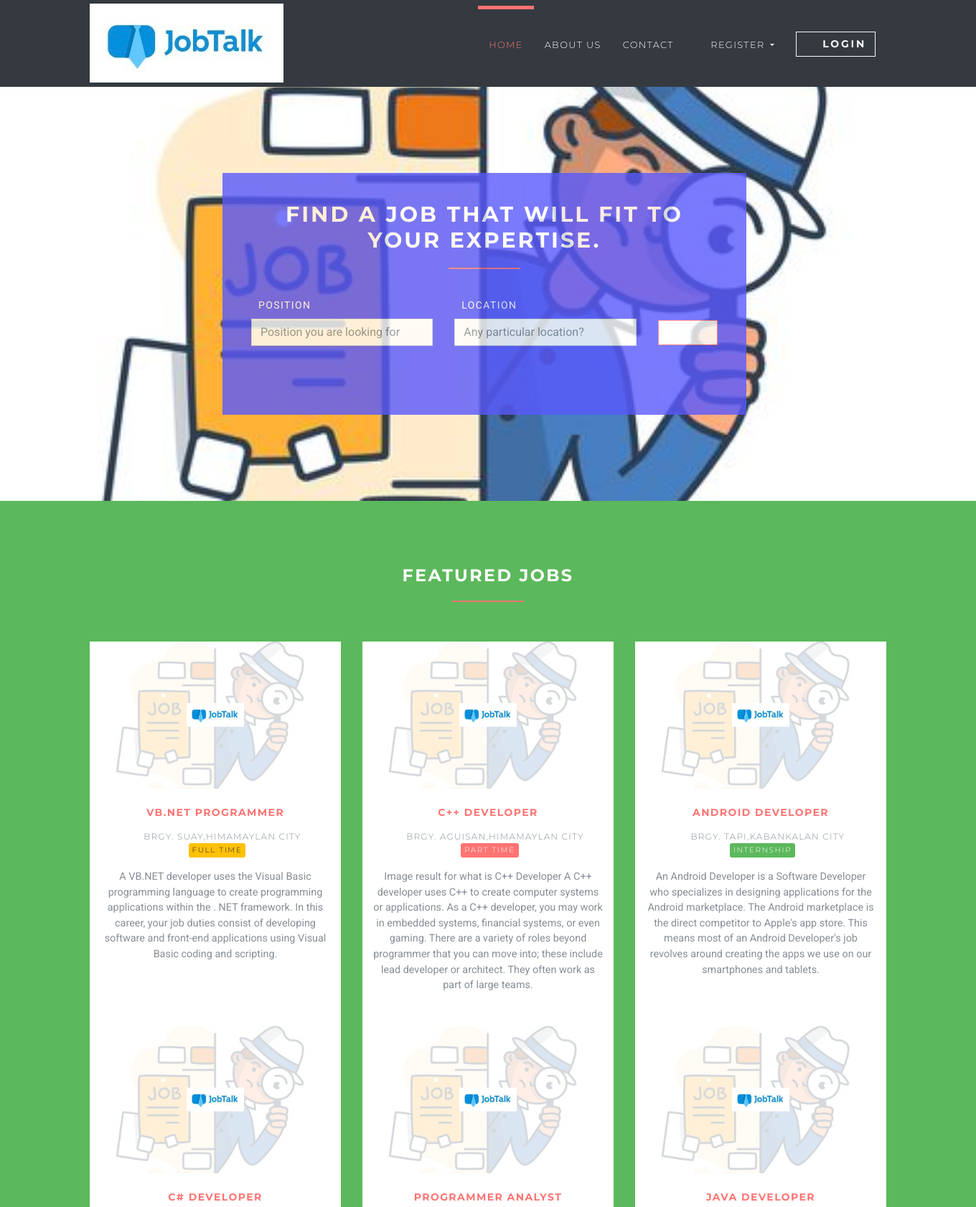
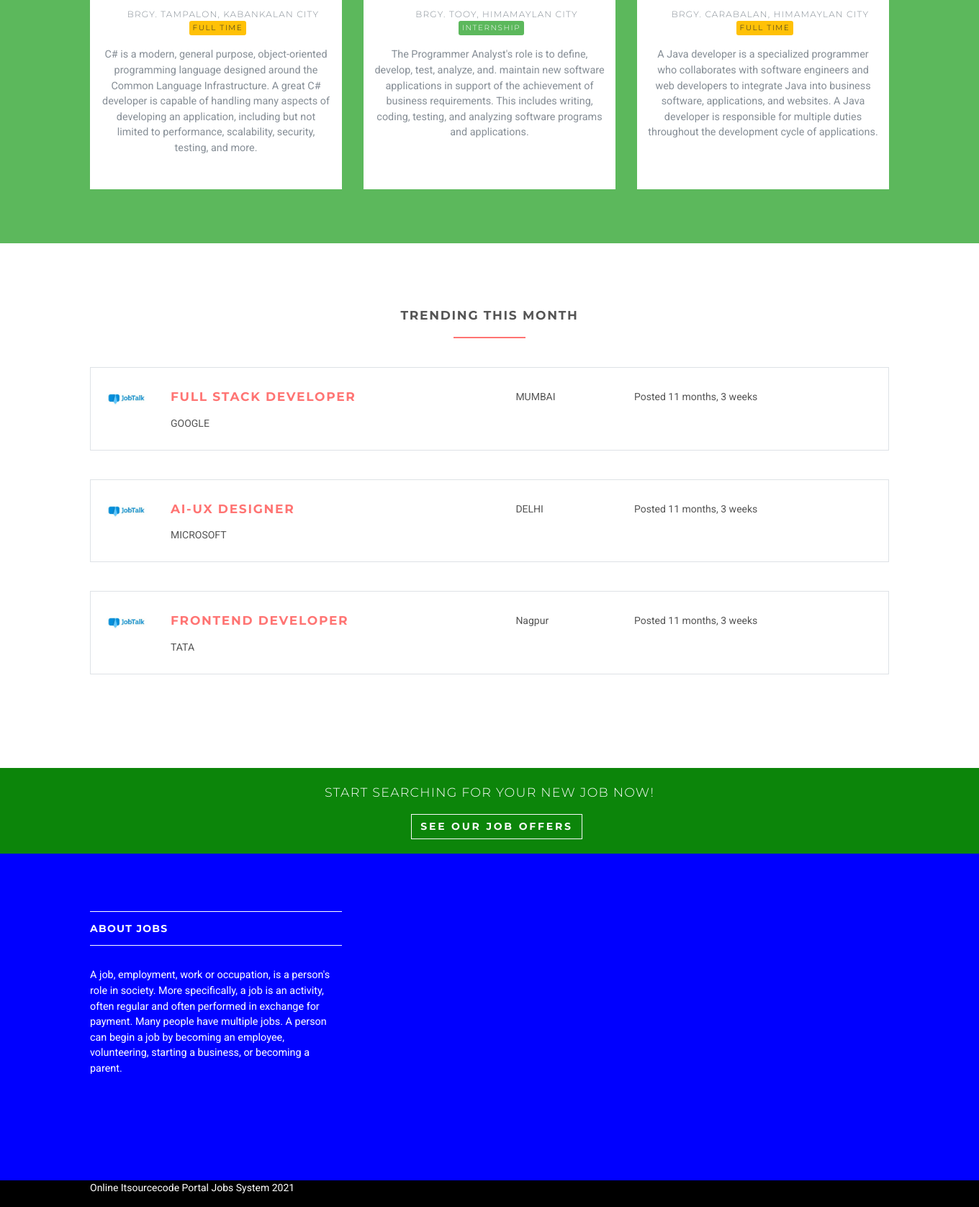
The page / on the database its author committed (2 pictures, top to bottom).
### jobsapp/models.py (models this page shows, shortened)
class Job(models.Model):
    user = models.ForeignKey(User, on_delete=models.CASCADE)
    title = models.CharField(max_length=300)
    description = models.TextField()
    location = models.CharField(max_length=150)
    type = models.CharField(choices=JOB_TYPE, max_length=10)
    category = models.CharField(max_length=100)
    last_date = models.DateTimeField()
    company_name = models.CharField(max_length=100)
    company_description = models.CharField(max_length=300)
    website = models.CharField(max_length=100, default="")
    created_at = models.DateTimeField(default=timezone.now)
    filled = models.BooleanField(default=False)

### jobsapp/views/home.py (the view)
# urls.py: path('', HomeView.as_view(), name='home'),
class HomeView(ListView):
    model = Job
    template_name = 'home.html'
    context_object_name = 'jobs'
    def get_queryset(self):
        return self.model.objects.all()[:6]
    def get_context_data(self, **kwargs):
        context = super().get_context_data(**kwargs)
        context['trendings'] = self.model.objects.filter(created_at__month=timezone.now().month)[:3]
        return context

### templates/home.html (shortened to what this page needs)
{% extends 'base.html' %}
{% load static %}
{% block content %}
<section class="job-form-section job-form-section--image" style="background-image: url('{% static 'img/Project.jpeg' %}');">
        <div class="container">
            <div class="row">
                <div class="col-lg-8 mx-auto">
                    <div class="job-form-box" style="background-color:rgb(89, 89, 253); opacity: 0.8;">
                        <h2 class="heading" style="color: white">Find a job that will
                           fit to your expertise.
                        </h2>
                        <form id="job-main-form" method="get" action="{% url 'jobs:searh' %}" class="job-main-form">
                            <div class="controls" style="color: white;">
                                <div class="row align-items-center">
                                    <div class="col-md-5">
                                        <div class="form-group">
                                            <label for="profession">Position</label>
                                            <input type="text" id="profession" name="position"
                                                   placeholder="Position you are looking for" class="form-control" style="color: black">
                                        </div>
                                    </div>
                                    <div class="col-md-5">
                                        <div class="form-group">
                                            <label for="location">Location</label>
                                            <input type="text" id="location" name="location"
                                                   placeholder="Any particular location?" class="form-control">
                                        </div>
                                    </div>
                                    <div class="col-md-2">
                                        <button type="submit"
                                                class="btn btn-outline-white-primary job-main-form__button">
                                            <i class="fa fa-search"></i>
                                        </button>
                                    </div>
                                </div>
                            </div>
                        </form>
                    </div>
                </div>
            </div>
        </div>
    </section>
    <section class="bg-success">
        <div class="container">
            <h3 class="heading" style="color:white;">Featured jobs</h3>
            <div class="row featured align-items-stretch">
                {% for job in jobs %}
                    <div class="col-lg-4 mb-5 mb-lg-0">
                        <div class="box-image-text bg-visible full-height">
                            <div class="top">
                                <a href="#">
                                    <div class="image">
                                    </div>
                                    <div class="logo">
                                        <img src="{% static 'img/itsourcecodes.jpg' %}" alt="" style="max-width: 80px;">
                                    </div>
                                </a>
                            </div>
                            <div class="content">
                                <h5><a href="{% url 'jobs:jobs-detail' job.id %}">{{ job.title }}</a></h5>
                                <p class="featured__details"><i class="fa fa-map-marker job__location"></i>
                                    {{ job.location }}
                                    {% if job.type == '1' %}
                                        <span class="badge featured-badge badge-warning">Full time</span>
                                    {% elif job.type == '2' %}
                                        <span class="badge featured-badge badge-primary">Part time</span>
                                    {% else %}
                                        <span style="color: #ffffff;" class="badge featured-badge badge-success">Internship</span>
                                    {% endif %}
                                </p>
                                <p>{{ job.description }}</p>
                            </div>
                        </div>
                    </div>
                {% endfor %}
            </div>
        </div>
    </section>
    <section>
        <div class="container">
            <h4 class="heading">Trending this month</h4>
            {% for trending in trendings %}
                <div class="job-listing  job-listing--last">
                    <div class="row">
                        <div class="col-md-12 col-lg-6">
                            <div class="row">
                                <div class="col-2">
                                    <img src="{% static 'img/itsourcecodes.jpg' %}"
                                         alt="ShareBoardd " class="img-fluid">
                                </div>
                                <div class="col-10">
                                    <h4 class="job__title">
                                        <a href="{% url 'jobs:jobs-detail' trending.id %}">{{ trending.title }}</a>
                                    </h4>
                                    <p class="job__company">
                                        {{ trending.company_name }}
                                    </p>
                                </div>
                            </div>
                        </div>
                        <div class="col-10 col-md-3 col-lg-2 ml-auto"><i class="fa fa-map-marker job__location"></i>
                            {{ trending.location }}
                        </div>
                        <div class="col-10 col-md-3 col-lg-3 ml-auto">
                            <p>Posted {{ trending.created_at|timesince }}</p>
                        </div>
                        <div class="col-sm-12 col-md-2 col-lg-1">
                            <div class="job__star">
                                <a href="#" data-toggle="tooltip" data-placement="top"
                                   title="Save to favourites" class="job__star__link">
                                    <i class="fa fa-star"></i>
                                </a>
                            </div>
                        </div>
                    </div>
                </div>
            {% endfor %}
        </div>
    </section>
    <section style="background-image: url({% static 'img/startup.jpg' %});" class="section-divider">
        <div class="overlay"></div>
        <div class="container">
            <div class="row">
                <div class="col-lg-12 text-center">
                    <p>Start searching for your new job now! </p>
                    <p><a href="{% url 'jobs:jobs' %}" class="btn btn-outline-light">See our job offers </a></p>
                </div>
            </div>
        </div>
    </section>
{% endblock %}

### templates/base.html (shortened to what this page needs)
{% load static %}
<!DOCTYPE html>
<html>
<head>
    <link rel="stylesheet"
          href="{% static 'vendor/bootstrap/css/bootstrap.min.css' %}">
    <link rel="stylesheet"
          href="{% static 'vendor/font-awesome/css/font-awesome.min.css' %}">
    <link rel="stylesheet"
          href="{% static 'vendor/owl.carousel/assets/owl.carousel.css' %}">
    <link rel="stylesheet"
          href="{% static 'vendor/owl.carousel/assets/owl.theme.default.css' %}">
    <link rel="stylesheet" href="{% static 'css/style.default.css' %}"
          id="theme-stylesheet">
    <link rel="stylesheet" href="{% static 'css/custom.css' %}">
</head>
<body>
<header class="header">
    <nav class="navbar navbar-expand-lg bg-dark">
        <div class="container">
            <a href="/" class="navbar-brand">
                <img src="{% static 'img/itsourcecodes.jpg' %}" alt="logo" class="d-none d-lg-block">
            </a>
            <div id="navbarSupportedContent" class="collapse navbar-collapse">
                <ul class="navbar-nav ml-auto">
                    <li class="nav-item active">
                        <a href="/" class="nav-link">Home <span class="sr-only">(current)</span></a>
                    </li>
                    <li class="nav-item">
                        <a href="#" class="nav-link">About Us</a>
                    </li>
                    <li class="nav-item">
                        <a href="#" class="nav-link">Contact</a>
                    </li>
                    {% if request.user.is_authenticated and request.user.role == 'employer' %}
                        <li class="nav-item dropdown">
                            <a id="clientZone" href="#" data-toggle="dropdown"
                               aria-haspopup="true" aria-expanded="false"
                               class="nav-link dropdown-toggle has-img mb-3 mb-lg-0 mt-3 mt-lg-0">
                                <div class="client-menu-image">
                                    <div class="inner">
                                        <img src="{% static 'img/itsourcecodes.jpg' %}"
                                             alt="company image"
                                             class="img-fluid">
                                    </div>
                                </div>
                                {% if request.user.role == 'employee' %}
                                    {{ request.user.first_name }} {{ request.user.last_name }}
                                {% else %}
                                    {{ request.user.first_name }}
                                {% endif %}
                            </a>
                            <div aria-labelledby="clientZone" class="dropdown-menu">
                                <a href="{% url 'jobs:employer-dashboard' %}" class="dropdown-item">Dashboard</a>
                                <a href="{% url 'jobs:employer-all-applicants' %}" class="dropdown-item">Applicants </a>
                                <a href="{% url 'jobs:employer-jobs-create' %}" class="dropdown-item">Post a new
                                    job </a>
                                <a href="{% url 'accounts:logout' %}" class="dropdown-item">Logout</a>
                            </div>
                        </li>
                    {% else %}
                        <li class="nav-item dropdown">
                            <a id="pages" href="#" data-toggle="dropdown" aria-haspopup="true" aria-expanded="false"
                               class="nav-link dropdown-toggle"><i class="fa fa-signing"></i>Register
                            </a>
                        </li>
                        <li class="nav-item" style="color: #fff">
                            <a href="{% url 'accounts:login' %}" class="btn navbar-btn btn-outline-light mb-5 mb-lg-0">
                                <i class="fa fa-sign-in"></i>Login
                            </a>
                        </li>
                    {% endif %}
                </ul>
            </div>
        </div>
    </nav>
</header>
<div>
    {% block content %} {% endblock %}
</div>
<footer class="footer">
    <div class="footer__block">
        <div class="container">
            <div class="row">
                <div class="col-lg-4 col-md-12 mb-5">
                    <h4 class="h5">About Jobs</h4>
                    <p> A job, employment, work or occupation, is a person's role in society. More specifically, a job is an activity, often regular and often performed in exchange for payment. Many people have multiple jobs. A person can begin a job by becoming an employee, volunteering, starting a business, or becoming a parent. </p>
                </div>
            </div>
        </div>
    </div>
    <div class="footer__copyright">
        <div class="container">
            <div class="row">
                <div class="col-md-6 text-md-left text-center">
                    <p>Online Itsourcecode Portal Jobs System 2021</p>
                </div>
            </div>
        </div>
    </div>
</footer>
</body>
</html>

### rows shown on the page
Job: title "VB.NET PROGRAMMER", location "BRGY. SUAY,HIMAMAYLAN CITY", type "FULL TIME", description "A VB.NET developer uses the Visual Basic programming language to create programming applications within the . NET framework. In this career, your job duties consist of developing software and front-end applications using Visual Basic coding and scripting."
Job: title "C++ DEVELOPER", location "BRGY. AGUISAN,HIMAMAYLAN CITY", type "PART TIME", description "Image result for what is C++ Developer A C++ developer uses C++ to create computer systems or applications. As a C++ developer, you may work in embedded systems, financial systems, or even gaming. There are a variety of roles beyond programmer that you can move into; these include lead developer or architect. They often work as part of large teams."
Job: title "ANDROID DEVELOPER", location "BRGY. TAPI,KABANKALAN CITY", type "INTERNSHIP", description "An Android Developer is a Software Developer who specializes in designing applications for the Android marketplace. The Android marketplace is the direct competitor to Apple's app store. This means most of an Android Developer's job revolves around creating the apps we use on our smartphones and tablets."
Job: title "C# DEVELOPER", location "BRGY. TAMPALON, KABANKALAN CITY", type "FULL TIME", description "C# is a modern, general purpose, object-oriented programming language designed around the Common Language Infrastructure. A great C# developer is capable of handling many aspects of developing an application, including but not limited to performance, scalability, security, testing, and more."
Job: title "PROGRAMMER ANALYST", location "BRGY. TOOY, HIMAMAYLAN CITY", type "INTERNSHIP", description "The Programmer Analyst's role is to define, develop, test, analyze, and. maintain new software applications in support of the achievement of business requirements. This includes writing, coding, testing, and analyzing software programs and applications."
Job: title "JAVA DEVELOPER", location "BRGY. CARABALAN, HIMAMAYLAN CITY", type "FULL TIME", description "A Java developer is a specialized programmer who collaborates with software engineers and web developers to integrate Java into business software, applications, and websites. A Java developer is responsible for multiple duties throughout the development cycle of applications."
Job: title "FULL STACK DEVELOPER", company_name "GOOGLE", location "MUMBAI", created_at "11 months, 3 weeks"
Job: title "AI-UX DESIGNER", company_name "MICROSOFT", location "DELHI", created_at "11 months, 3 weeks"
Job: title "FRONTEND DEVELOPER", company_name "TATA", location "Nagpur", created_at "11 months, 3 weeks"
